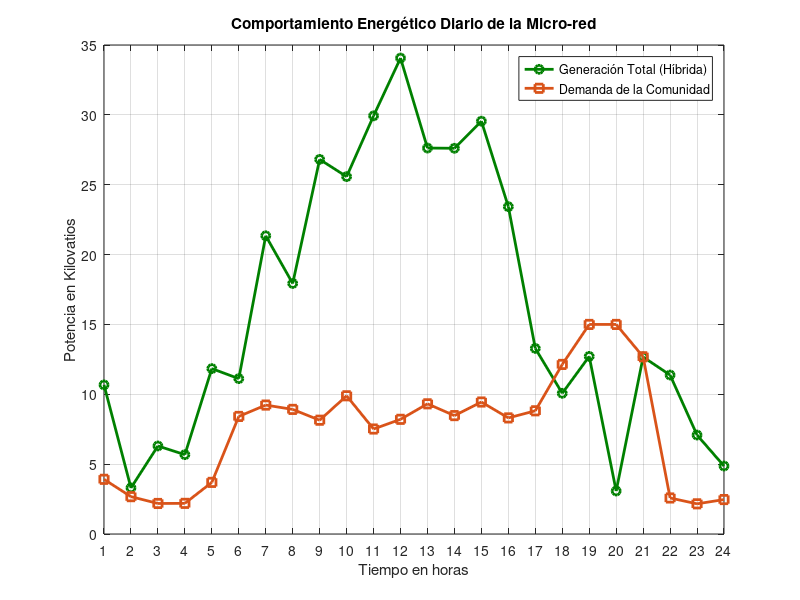

Reproduce this figure in MATLAB.
% =========================================================================
% Paso 2: Simulación y Modelado en MATLAB (Solar, Aerogeneradores y Demanda)
% =========================================================================

clc; clear; close all;

% Definición de las 24 horas del día (Vector fila de 24 elementos)
horas = 1:24;

%% a. Generación Solar
P_max_solar = 25; % Potencia máxima nominal en kW[cite: 1]
P_solar = zeros(1, 24); % Inicialización[cite: 1]

for h = 1:24
    if h >= 6 && h <= 18
        % Curva parabólica centrada en la hora 12 con pico en 25 kW[cite: 1]
        P_solar(h) = P_max_solar * (1 - ((h - 12) / 6)^2);
    else
        P_solar(h) = 0; % Noche (horas 1 a 5 y 19 a 24)[cite: 1]
    end
end

%% b. Generación Eólica (Aerogeneradores)
P_max_eolica = 15; % Potencia máxima nominal en kW[cite: 2]
rng(42); % Semilla fija para reproducibilidad de la fluctuación
% Generación aleatoria fluctuante entre 3 kW y 15 kW[cite: 2]
P_eolica = 3 + (P_max_eolica - 3) * rand(1, 24);

%% c. Generación Híbrida Total
P_total = P_solar + P_eolica; % Suma vectorial[cite: 2]

%% d. Demanda de la Comunidad
P_demanda = zeros(1, 24); % Inicialización[cite: 2]

for h = 1:24
    if (h >= 1 && h <= 5) || (h >= 22 && h <= 24)
        % Consumo Mínimo Nocturno (2 kW a 4 kW)[cite: 2]
        P_demanda(h) = 2 + (4 - 2) * rand(); 
    elseif (h >= 6 && h <= 17)
        % Consumo Diurno (6 kW a 10 kW)[cite: 2]
        P_demanda(h) = 6 + (10 - 6) * rand(); 
    elseif (h >= 18 && h <= 21)
        % Pico Máximo de Demanda (alcanza hasta 15 kW en la hora 19-20)[cite: 2]
        if h == 19 || h == 20
            P_demanda(h) = 15; % Potencia máxima de diseño[cite: 2]
        else
            P_demanda(h) = 12 + (15 - 12) * rand();
        end
    end
end

%% e. Visualización Gráfica
figure('Name', 'Simulación de Micro-red', 'NumberTitle', 'off');

% Graficar Generación Total y Demanda[cite: 3]
plot(horas, P_total, '-o', 'LineWidth', 2, 'Color', [0, 0.5, 0], 'DisplayName', 'Generación Total (Híbrida)');
hold on;
plot(horas, P_demanda, '-s', 'LineWidth', 2, 'Color', [0.8500, 0.3250, 0.0980], 'DisplayName', 'Demanda de la Comunidad');

% Configuración del gráfico[cite: 3]
title('Comportamiento Energético Diario de la Micro-red');
xlabel('Tiempo en horas');
ylabel('Potencia en Kilovatios');
xlim([1 24]);
xticks(1:24);
grid on;
legend('Location', 'northeast');

hold off;
